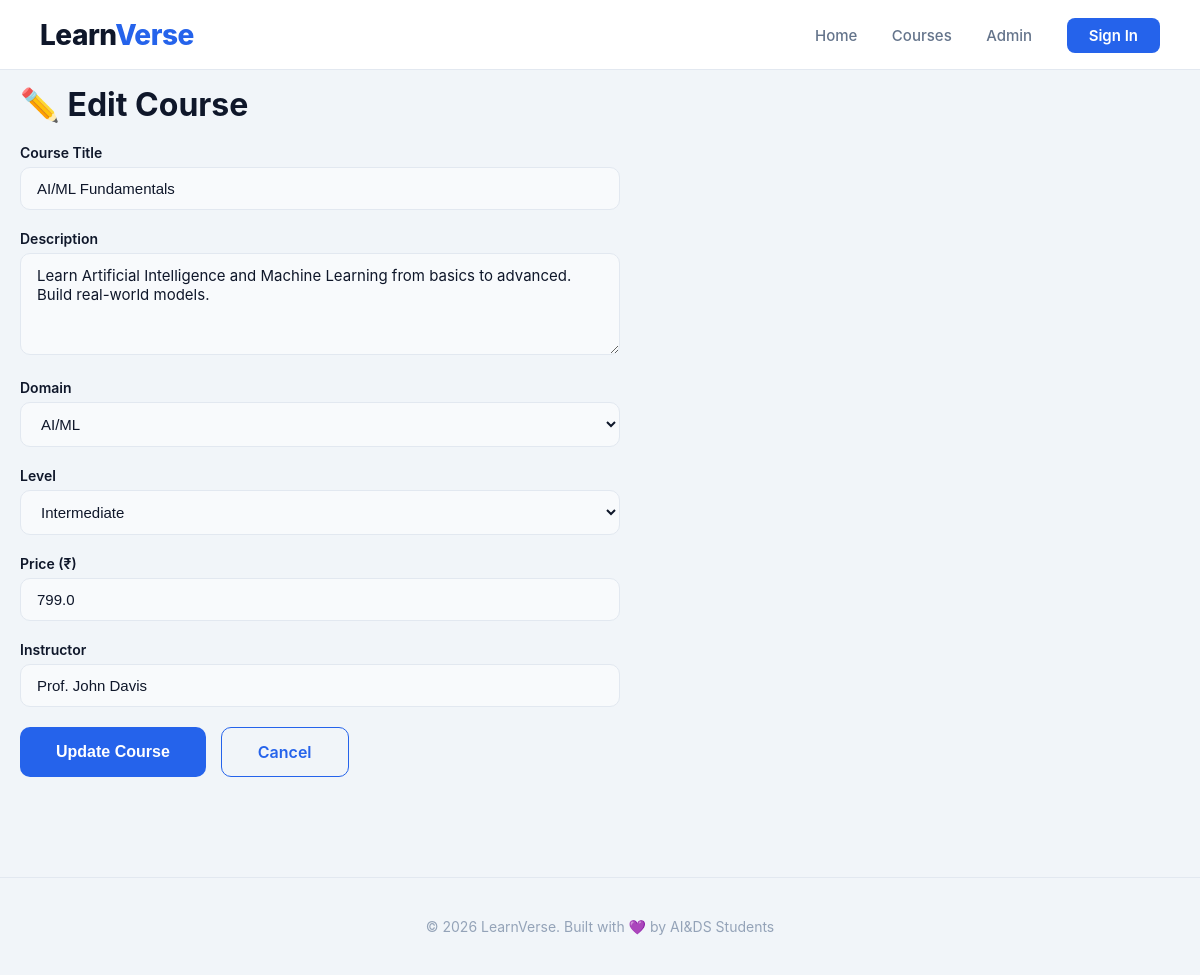
Screenshot of /admin/course/edit/2 with the database file from the repository.
### models.py (models this page shows)
class Course(db.Model):
    id = db.Column(db.Integer, primary_key=True)
    title = db.Column(db.String(200), nullable=False)
    description = db.Column(db.Text, nullable=False)
    domain = db.Column(db.String(50), nullable=False)
    level = db.Column(db.String(20), nullable=False)
    price = db.Column(db.Float, default=0)
    instructor = db.Column(db.String(100), nullable=False)
    rating = db.Column(db.Float, default=0)
    students = db.Column(db.Integer, default=0)
    image = db.Column(db.String(200), default='default.jpg')
    created_at = db.Column(db.DateTime, default=datetime.utcnow)

### app.py (the view, shortened to what this page needs)
@app.route('/admin/course/edit/<int:course_id>', methods=['GET', 'POST'])
def edit_course(course_id):
    course = Course.query.get_or_404(course_id)
    return render_template('edit_course.html', course=course)

### templates/edit_course.html (shortened to what this page needs)
<!DOCTYPE html>
<html lang="en">
<head>
    <link rel="stylesheet" href="{{ url_for('static', filename='style.css') }}">
</head>
<body>
    <header>
        <div class="logo">Learn<span>Verse</span></div>
        <nav>
            <a href="/">Home</a>
            <a href="/courses">Courses</a>
            <a href="/admin/courses">Admin</a>
            <a href="#" class="btn-signin">Sign In</a>
        </nav>
    </header>
    <div class="container">
        <h1>✏️ Edit Course</h1>
        <form method="POST" class="course-form">
            <div class="form-group">
                <label>Course Title</label>
                <input type="text" name="title" value="{{ course.title }}" required>
            </div>
            <div class="form-group">
                <label>Description</label>
                <textarea name="description" rows="4" required>{{ course.description }}</textarea>
            </div>
            <div class="form-group">
                <label>Domain</label>
                <select name="domain" required>
                    <option value="AI/ML" {% if course.domain == 'AI/ML' %}selected{% endif %}>AI/ML</option>
                </select>
            </div>
            <div class="form-group">
                <label>Level</label>
                <select name="level" required>
                    <option value="Intermediate" {% if course.level == 'Intermediate' %}selected{% endif %}>Intermediate</option>
                </select>
            </div>
            <div class="form-group">
                <label>Price (₹)</label>
                <input type="number" name="price" step="0.01" value="{{ course.price }}" required>
            </div>
            <div class="form-group">
                <label>Instructor</label>
                <input type="text" name="instructor" value="{{ course.instructor }}" required>
            </div>
            <div style="display:flex; gap:15px; margin-top:20px;">
                <button type="submit" class="btn-primary">Update Course</button>
                <a href="/admin/courses" class="btn-secondary">Cancel</a>
            </div>
        </form>
    </div>
    <footer>
        <p>© 2026 LearnVerse. Built with 💜 by AI&DS Students</p>
    </footer>
</body>
</html>

### static/style.css (style rules this page uses)
* { margin: 0; padding: 0; box-sizing: border-box; }
body { font-family: -apple-system, BlinkMacSystemFont, 'Segoe UI', Roboto, Oxygen, Ubuntu, sans-serif; background: #F1F5F9; color: #0F172A; overflow-x: hidden; min-height: 100vh; }
a { text-decoration: none; color: inherit; }
header { padding: 15px 40px; display: flex; justify-content: space-between; align-items: center; position: fixed; top: 0; left: 0; right: 0; z-index: 100; background: rgba(255, 255, 255, 0.95); backdrop-filter: blur(20px); border-bottom: 1px solid #E2E8F0; height: 70px; }
.logo { font-size: 28px; font-weight: 800; letter-spacing: -0.5px; color: #0F172A; }
.logo span { color: #2563EB; }
nav a { color: #64748B; margin-left: 30px; font-size: 15px; font-weight: 500; transition: 0.3s; position: relative; }
nav a::after { content: ''; position: absolute; bottom: -4px; left: 0; width: 0; height: 2px; background: #2563EB; transition: 0.3s; }
.btn-signin { background: #2563EB; padding: 8px 22px; border-radius: 8px; color: #fff !important; font-weight: 600; transition: 0.3s; }
.btn-signin::after { display: none !important; }
.btn-primary { display: inline-block; padding: 14px 36px; background: #2563EB; color: #fff; border-radius: 10px; font-weight: 600; transition: 0.3s; border: none; cursor: pointer; font-size: 16px; }
.btn-secondary { display: inline-block; padding: 14px 36px; background: transparent; color: #2563EB; border-radius: 10px; font-weight: 600; transition: 0.3s; border: 1px solid #2563EB; cursor: pointer; font-size: 16px; }
.container { max-width: 1200px; margin: 0 auto; padding: 85px 20px 20px; }
.course-form { max-width: 600px; margin: 20px 0 40px; }
.form-group { margin-bottom: 20px; }
.form-group label { display: block; margin-bottom: 6px; color: #0F172A; font-size: 14px; font-weight: 600; }
.form-group input, .form-group textarea, .form-group select { width: 100%; padding: 12px 16px; border-radius: 10px; border: 1px solid #E2E8F0; background: #F8FAFC; color: #0F172A; font-size: 15px; transition: 0.3s; }
.form-group input::placeholder, .form-group textarea::placeholder { color: #94A3B8; }
.form-group select option { background: #FFFFFF; color: #0F172A; padding: 10px; }
.form-group textarea { resize: vertical; font-family: inherit; }
footer { text-align: center; padding: 40px; color: #94A3B8; border-top: 1px solid #E2E8F0; margin-top: 40px; font-size: 14px; }

### rows the page displays
Course: title "AI/ML Fundamentals", description "Learn Artificial Intelligence and Machine Learning from basics to advanced. Build real-world models.", domain "AI/ML", level "Intermediate", price "799.0", instructor "Prof. John Davis"
